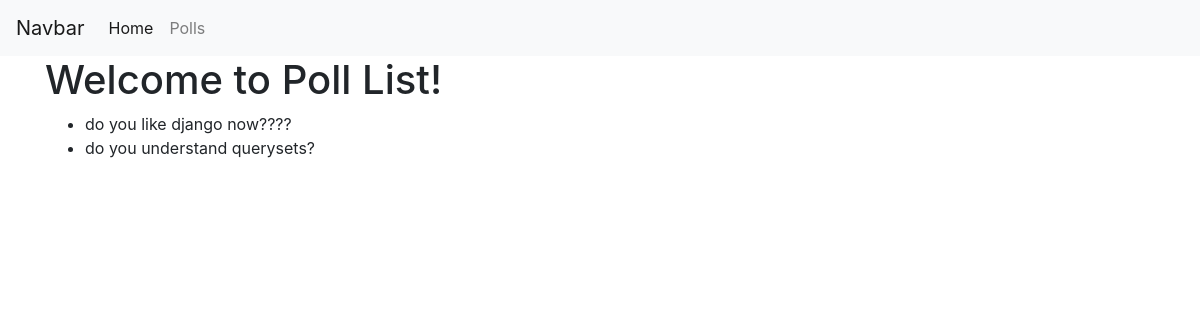
The page /polls/list/ on the database its author committed.
### polls/models.py (models this page shows)
class Poll(models.Model):
    text = models.CharField(max_length=255)
    pub_date = models.DateField()
    def __str__(self):
        return self.text

### polls/views.py (the view)
# urls.py: path('list/', views.polls_list, name="list")
def polls_list(request):
    polls = Poll.objects.all()
    context = {'polls': polls}
    return render(request, 'polls/polls_list.html', context)

### polls/templates/polls/polls_list.html
{% extends 'base.html' %}
{% block content %}
<div class="container">
  <h1>Welcome to Poll List!</h1>
  <ul>
  {% for poll in polls %}
    <li>{{ poll }}</li>
  {% endfor %}
  </ul>
</div>
{% endblock %}

### rows shown on the page
Poll: text "do you like django now????"
Poll: text "do you understand querysets?"
